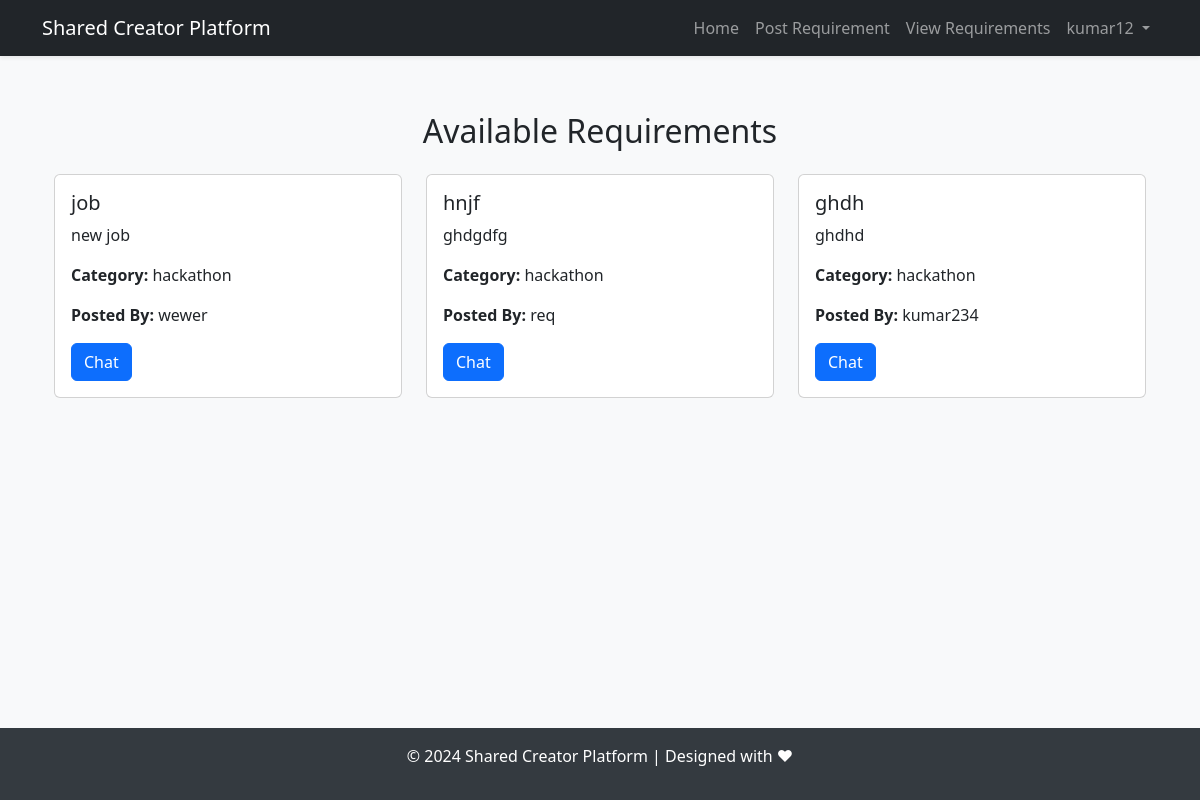
The app's page /auth/view_requirements (signed in) with its own data.
### app/models.py (models this page shows, shortened)
class User(db.Model, UserMixin):
    id = db.Column(db.Integer, primary_key=True)
    username = db.Column(db.String(80), unique=True, nullable=False)
    email = db.Column(db.String(120), unique=True, nullable=False)
    password_hash = db.Column(db.String(128), nullable=False)
    role = db.Column(db.String(10), nullable=False, default='user')

class Requirement(db.Model):
    id = db.Column(db.Integer, primary_key=True)
    title = db.Column(db.String(200), nullable=False)
    description = db.Column(db.Text, nullable=False)
    category = db.Column(db.String(50), nullable=False)  # e.g., Hackathon, Books, Collaboration
    contact_info = db.Column(db.String(200), nullable=False)
    user_id = db.Column(db.Integer, db.ForeignKey('user.id'), nullable=False)
    timestamp = db.Column(db.DateTime, default=db.func.now())
    user = db.relationship('User', backref='requirements')

### app/blueprints/auth/routes.py (the view)
@auth.route('/view_requirements')
def view_requirements():
    all_requirements = Requirement.query.order_by(Requirement.timestamp.desc()).all()
    return render_template('view_requirements.html', requirements=all_requirements)

### app/__init__.py (called while the page is built)
def create_app():
    app = Flask(__name__)
    app.config.from_object('config.Config')
    csrf.init_app(app)  # Initialize CSRF protection
    db.init_app(app)    # Initialize SQLAlchemy
    bcrypt.init_app(app)  # Initialize bcrypt
    login_manager.init_app(app)  # Initialize Flask-Login
    socketio.init_app(app, cors_allowed_origins="*")  # Initialize Flask-SocketIO
    migrate.init_app(app, db)  # Add this after initializing the database (db)
    from app.models import User
    @login_manager.user_loader
    def load_user(user_id):
        return User.query.get(int(user_id))
    from app.routes import bp as main_bp
    app.register_blueprint(main_bp)
    from app.blueprints.auth.routes import auth as auth_bp
    app.register_blueprint(auth_bp, url_prefix='/auth')
    return app

### app/templates/view_requirements.html (shortened to what this page needs)
{% extends "base.html" %}
{% block content %}
<div class="container mt-4">
    <h2 class="text-center mb-4">Available Requirements</h2>
    <div class="row">
        {% for requirement in requirements %}
        <div class="col-md-4 mb-4">
            <div class="card h-100">
                <div class="card-body">
                    <h5 class="card-title">{{ requirement.title }}</h5>
                    <p>{{ requirement.description }}</p>
                    <p><strong>Category:</strong> {{ requirement.category }}</p>
                    <p><strong>Posted By:</strong> {{ requirement.user.username }}</p>
                    <a href="{{ url_for('auth.chat', requirement_id=requirement.id) }}" class="btn btn-primary">Chat</a>
                </div>
            </div>
        </div>
        {% else %}
        <p>No requirements available to view.</p>
        {% endfor %}
    </div>
</div>
{% endblock %}

### app/templates/base.html (shortened to what this page needs)
<!DOCTYPE html>
<html lang="en">
<head>
    <link href="https://cdn.jsdelivr.net/npm/bootstrap@5.3.0/dist/css/bootstrap.min.css" rel="stylesheet">
    <link href="https://cdn.jsdelivr.net/npm/bootstrap-icons/font/bootstrap-icons.css" rel="stylesheet">
</head>
<body>
    <nav class="navbar navbar-expand-lg navbar-dark bg-dark shadow-sm">
        <div class="container">
            <a class="navbar-brand" href="{{ url_for('main.home') }}">Shared Creator Platform</a>
            <div class="collapse navbar-collapse" id="navbarNav">
                <ul class="navbar-nav ms-auto">
                    <li class="nav-item">
                        <a class="nav-link" href="{{ url_for('main.home') }}">Home</a>
                    </li>
                    <li class="nav-item">
                        <a class="nav-link" href="{{ url_for('auth.post_requirement') }}">Post Requirement</a>
                    </li>
                    <li class="nav-item">
                        <a class="nav-link" href="{{ url_for('auth.view_requirements') }}">View Requirements</a>
                    </li>
                    {% if current_user.is_authenticated %}
                        <li class="nav-item dropdown">
                            <a class="nav-link dropdown-toggle" href="#" id="userDropdown" role="button" data-bs-toggle="dropdown" aria-expanded="false">
                                {{ current_user.username }}
                            </a>
                        </li>
                    {% endif %}
                </ul>
            </div>
        </div>
    </nav>
    <main class="container">
        {% block content %}{% endblock %}
    </main>
    <footer>
        <p>&copy; 2024 Shared Creator Platform | Designed with ❤</p>
    </footer>
</body>
</html>

### app/templates/base.html (style rules this page uses)
body { background-color: #f8f9fa; min-height: 100vh; display: flex; flex-direction: column; }
main { flex: 1; margin-top: 2rem; }
footer { background-color: #343a40; color: white; text-align: center; padding: 1rem 0; }

### records on screen
User: username "kumar12"
Requirement: title "job", description "new job", category "hackathon", user.username "wewer"
Requirement: title "hnjf", description "ghdgdfg", category "hackathon", user.username "req"
Requirement: title "ghdh", description "ghdhd", category "hackathon", user.username "kumar234"
